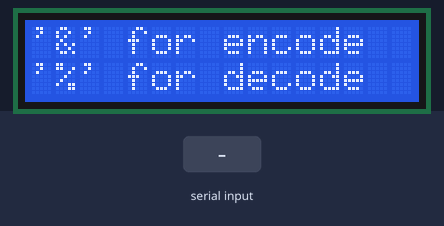
The sketch below on a simulated Arduino Uno, built with avr-gcc and run on an emulated ATmega328P. On the bench: 16×2 character LCD. The inputs (shaded band) are chosen by the test bench. What the sketch prints to the serial monitor is not drawn.

Above: at 1.2 s.
1.3 s: "&" received over the second serial link
At 2.1 s:
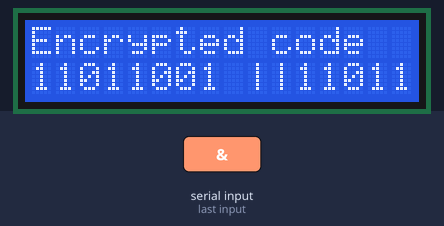
13.3 s: "%" received over the second serial link
At 14.5 s:
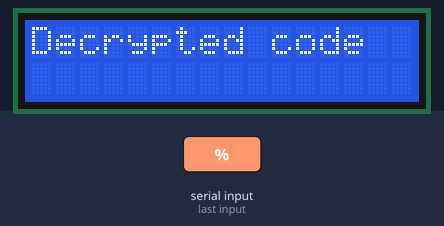
14.8 s: "&" received over the second serial link
At 15.3 s:
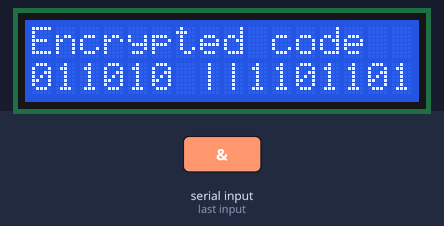
Timing chart, 0 to 17.8 s (numbered marks = the images above; inputs shaded):
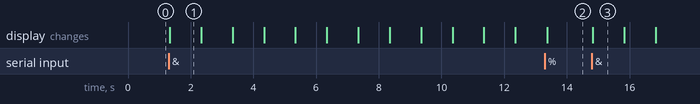

The sketch:

Secret_Messaging_System.ino
```cpp
#include<LiquidCrystal.h>
#include<SoftwareSerial.h>
#define TxD 3
#define RxD 2
SoftwareSerial bluetoothSerial(TxD,RxD);
int rs = 12, en = 11, d4 = 4, d5 = 5, d6 = 6, d7 = 7;
LiquidCrystal lcd(rs, en, d4, d5, d6, d7);
char c;
int iLineNumber = 1;
int iCursor = 0;
int flag = 0, index = 0, j = 0,count = 0;
String data, code = "", encrypt = "", decrypt = "",toPrint;
void UpdateLCDDisplay();
void setup()
{
  bluetoothSerial.begin(9600);
  lcd.begin(16,2);
  Serial.begin(9600);
   lcd.print("'&' for encode");
 lcd.setCursor(0,1);
 lcd.print("'%' for decode");
}

void loop()
{

  while(bluetoothSerial.available()==0)
  {}
  char character;
  while(bluetoothSerial.available()>0)
  {
      character = bluetoothSerial.read();
      data = data + character;
     if (character == '&')
     {
      bluetoothSerial.print("Received: ");
      data = data.substring(0,data.length()-2);
      Serial.println(data);
      for(int i=0; i<data.length(); i++)
      {
        char myChar = data.charAt(i);
        for(int i=7; i>=0; i--)
        {
           byte bytes = bitRead(myChar,i);
           code = code + (String)bytes;

        }
        code = code +" ";
      }
      Serial.println(code);
      for(int x = 0; x<code.length(); x++)
      {
        char ch = code.charAt(x);
        if(ch == '0')
        {
           encrypt += "1";
        }
        else if(ch == '1')
        {
          encrypt += "0";
        }
        else
        {
          encrypt += " ";
        }
      }
      Serial.println(encrypt);
      encrypt = encrypt + "|||";
      bluetoothSerial.println(encrypt);
      toPrint = encrypt;
      lcd.setCursor(0,0);
      lcd.print("Encrypted code");
      for(int u = 0;u<toPrint.length(); u++)
      {
        UpdateLCDDisplay();
        delay(1000);
      }
      data = "";
      code = "";
      encrypt = "";
    }
    if (character == '%')
    {
      bluetoothSerial.print("Received: ");
      data = data.substring(0,data.length()-2)+" ";
      Serial.println(data);
      for(int x = 0; x<data.length(); x++)
      {
        char ch = data.charAt(x);
        if(ch == '0')
        {
           code += "1";
        }
        else if(ch == '1')
        {
          code += "0";
        }
        else
        {
          code += " ";
        }
      }
      Serial.print(code);
      for(int i = index;i<code.length(); i++)
      {
        if(code.charAt(i)==' ')
        count+=1;
        i+=1;
      }
      Serial.print(count);
      int temp[count];
      for(int i = index;i<code.length(); i++)
      {
        if(code.charAt(i)==' ')
        {
          int index = i;
          temp[j] = (code.substring(0,i)).toInt();
        }
        code = code.substring(i+2);
        Serial.println(temp[j]);
        j += 1;
      }
      for(int i = 0; i < count ; i++)
      {
        decrypt[i] = (char)(temp[i],BIN);
        bluetoothSerial.print((char)(temp[i],BIN));
      }
      toPrint = decrypt;
      lcd.setCursor(0,0);
      lcd.print("Decrypted code");
      UpdateLCDDisplay();
    }
  }
}
void UpdateLCDDisplay()
{
  int itoPrint = toPrint.length();
  if (iCursor == (itoPrint - 1) )
  {
    iCursor = 0;
  }
  //lcd.clear();
  lcd.setCursor(0,iLineNumber);

  if(iCursor < itoPrint - 16)
  {
    for (int iChar = iCursor; iChar < iCursor + 16 ; iChar++)
    {
      lcd.print(toPrint[iChar]);
    }
  }
  else
  {
    for (int iChar = iCursor; iChar < (itoPrint - 1) ; iChar++)
    {
      lcd.print(toPrint[iChar]);
    }
    for (int iChar = 0; iChar <= 16 - (itoPrint- iCursor); iChar++)
    {
      lcd.print(toPrint[iChar]);
    }
  }
  iCursor++;
}
```

Measured:
- after the input at 1.3 s, the display: changes at once (image 1)
- after the input at 13.3 s, the display: changes after 0.07 s (image 2)
- after the input at 14.8 s, the display: changes at once (image 3)
- what the display in image 1 shows lasts 1.0 s, from 1.3 s to 2.3 s
